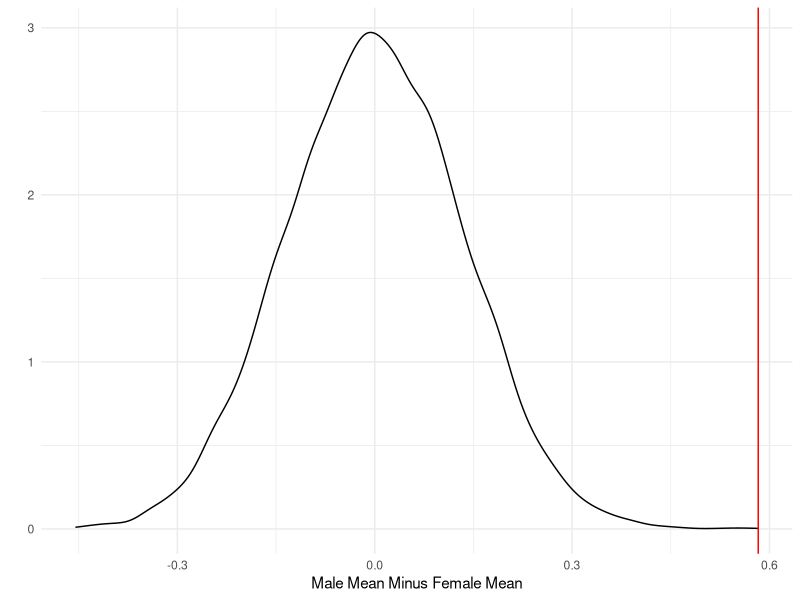
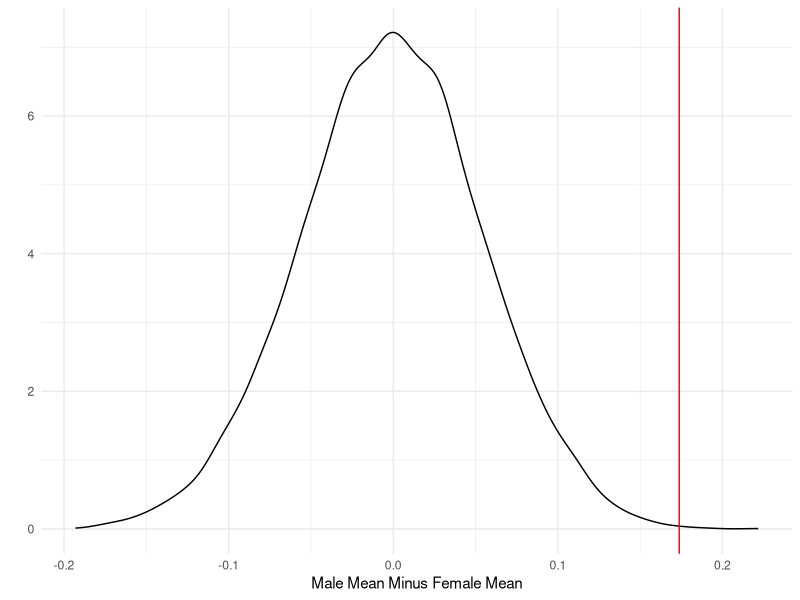
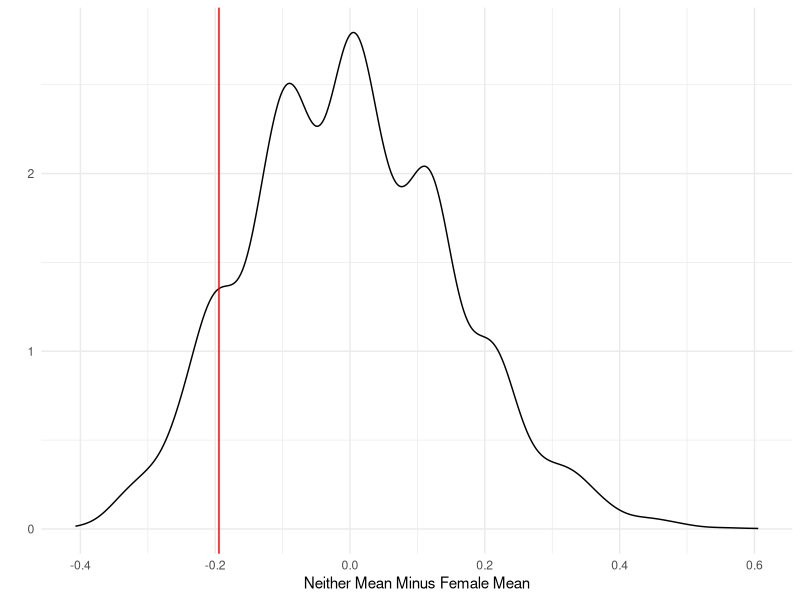
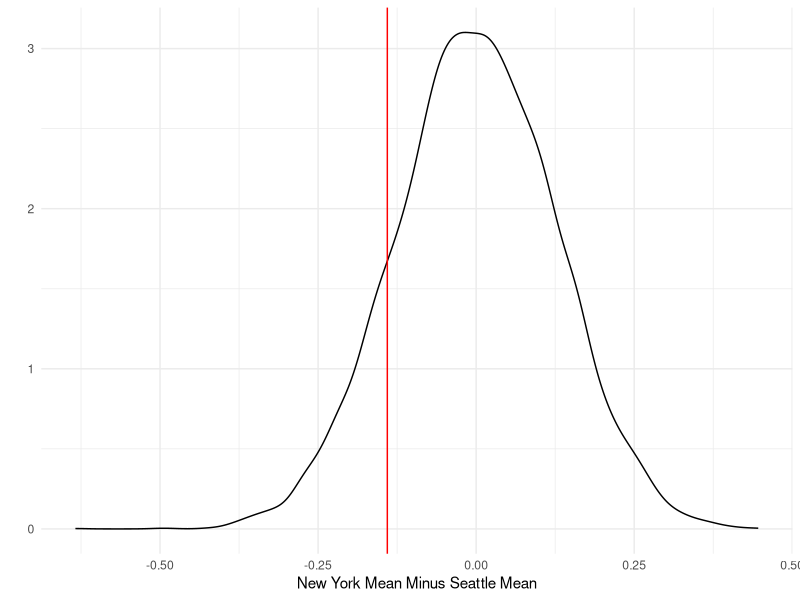
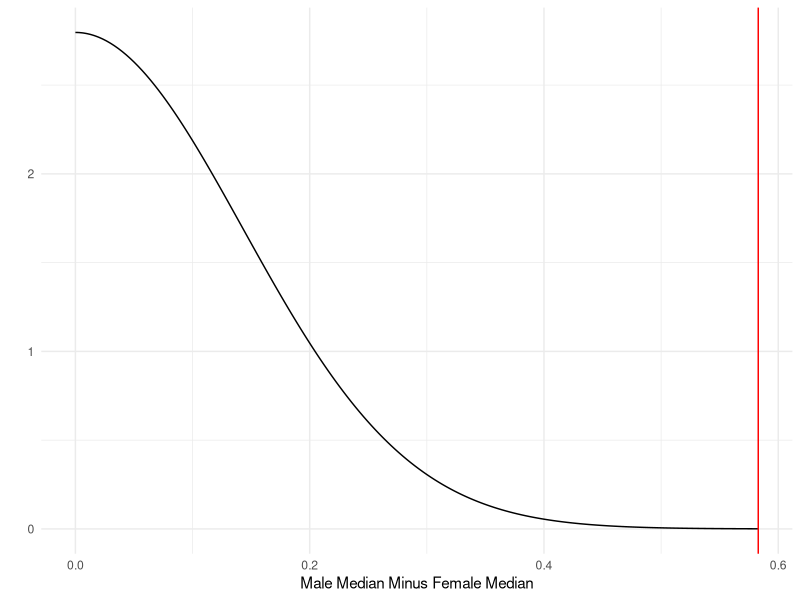

The R source for these figures, in order:
## ---- chunk 1
knitr::opts_chunk$set(echo = TRUE)

library(tidyverse)
## ---- chunk 2

d <- read_tsv("satisfaction_survey.txt")

## ---- chunk 3
d %>% 
  group_by(assigned_sex) %>% 
  summarize(`Mean Satisfaction` = mean(satisfaction),
            `SD Satisfaction` = sd(satisfaction),
            N = n()) %>% 
  rename(Gender = assigned_sex) %>% 
  arrange(`Mean Satisfaction`) %>% 
  knitr::kable(digits=2)

## ---- chunk 4
# Using "cache=T" means that the simulation is only run once and then stored. 
# This is convenient for long-running calculations, but you should turn it off
# if you make changes to the code and need the block to be re-run.

get.assigned.sex.diff <- function(x){
  male.score <- mean(x$satisfaction[x$assigned_sex=="male"])
  female.score <- mean(x$satisfaction[x$assigned_sex=="female"])
  return(male.score - female.score)
}

actual.value <- get.assigned.sex.diff(d) 

n.sim <- 9999

results <- tibble(statistic = c(actual.value,
                                rep(NA,n.sim)))
new.d <- d %>% 
  select(assigned_sex,satisfaction)

for(i in 2:nrow(results)){
  new.d$assigned_sex <- sample(new.d$assigned_sex)
  results$statistic[i] <- get.assigned.sex.diff(new.d)
}

ggplot(results,
       aes(x=statistic)) + 
  geom_density() + 
  geom_vline(xintercept=actual.value,color="red") + 
  theme_minimal() + 
  labs(x="Male Mean Minus Female Mean",
       y="")

## ---- chunk 5

# to get you started, here's the initial proportion
d %>% 
  mutate(satisfied = if_else(satisfaction %in% c(5,6,7), 1, 0)) %>% 
  group_by(assigned_sex) %>% 
  summarize(`Portion Satisfied` = mean(satisfied)) %>% 
  rename(Gender = assigned_sex) %>% # make the column header nice
  knitr::kable(digits = 2)

# Your code here
d2<- d %>% 
 mutate(satisfied = if_else(satisfaction %in% c(5,6,7), 1, 0))  
  
  
assigned.sex.diff <- function(x){
  m.score <- mean(x$satisfied[x$assigned_sex=="male"])
  fm.score <- mean(x$satisfied[x$assigned_sex=="female"])
  return(m.score - fm.score)
}

act.value <- assigned.sex.diff(d2) 

n.sim2 <- 9999

results2 <- tibble(statistic = c(act.value,
                                rep(NA,n.sim2)))
nd <- d2 %>%
  select(assigned_sex,satisfied)

for(i in 2:nrow(results2)){
  nd$assigned_sex <- sample(nd$assigned_sex)
  results2$statistic[i] <- assigned.sex.diff(nd)
}

ggplot(results2,
       aes(x=statistic)) + 
  geom_density() + 
  geom_vline(xintercept=act.value,color="red") + 
  theme_minimal() + 
  labs(x="Male Mean Minus Female Mean",
       y="")



## ---- chunk 6

# Your code here

d3<- d %>% 
  mutate(satisfied = if_else(satisfaction %in% c(5,6,7), 1, 0))


  diff <- function(x){
  n.score <- mean(x$satisfied[x$assigned_sex=="neither"])
  fm.score <- mean(x$satisfied[x$assigned_sex=="female"])
  return(n.score - fm.score)
}
act.value2 <- diff(d3) 

n.sim3 <- 9999

results3 <- tibble(statistic = c(act.value2,
                                rep(NA,n.sim3)))
nd2 <- d3 %>%
  select(assigned_sex,satisfied)

for(i in 2:nrow(results3)){
  nd2$assigned_sex <- sample(nd2$assigned_sex)
  results3$statistic[i] <- diff(nd2)
}

ggplot(results3,
       aes(x=statistic)) + 
  geom_density() + 
  geom_vline(xintercept=act.value2,color="red") + 
  theme_minimal() + 
  labs(x="Neither Mean Minus Female Mean",
       y="")

## ---- chunk 7
d %>% 
  group_by(location) %>% 
  summarize(`Mean Sat.`=mean(satisfaction)) %>% 
  knitr::kable()
## ---- chunk 8

# Your code here
d %>% 
  group_by(location) %>% 
 summarize(`Mean Sat.`=mean(satisfaction)) 

loc.diff <- function(x){
  nyc.score <- mean(x$satisfaction[x$location=="New York"])
  sea.score <- mean(x$satisfaction[x$location=="Seattle"])
  return(nyc.score - sea.score)
}

act.value3 <- loc.diff(d) 

n.sim4 <- 9999

results4 <- tibble(statistic = c(act.value3,
                                rep(NA,n.sim4)))
nd3 <- d %>% 
  select(location,satisfaction)

for(i in 2:nrow(results4)){
  nd3$location <- sample(nd3$location)
  results4$statistic[i] <- loc.diff(nd3)
}

ggplot(results4,
       aes(x=statistic)) + 
  geom_density() + 
  geom_vline(xintercept=act.value3,color="red") + 
  theme_minimal() + 
  labs(x="New York Mean Minus Seattle Mean",
       y="")
## ---- chunk 9

# Your code here
sex.diff2 <- function(x){
  male.score <- median(x$satisfaction[x$assigned_sex=="male"])
  female.score <- median(x$satisfaction[x$assigned_sex=="female"])
  return(male.score - female.score)
}

act.value4 <- sex.diff2(d) 

n.sim5 <- 9999

results5 <- tibble(statistic = c(act.value4,
                                rep(NA,n.sim5)))
nd4 <- d %>% 
  select(assigned_sex,satisfaction)

for(i in 2:nrow(results)){
  nd4$assigned_sex <- sample(nd4$assigned_sex)
  results5$statistic[i] <- sex.diff2(nd4)
}

ggplot(results5,
       aes(x=statistic)) + 
  geom_density() + 
  geom_vline(xintercept=actual.value,color="red") + 
  theme_minimal() + 
  labs(x="Male Median Minus Female Median",
       y="")
